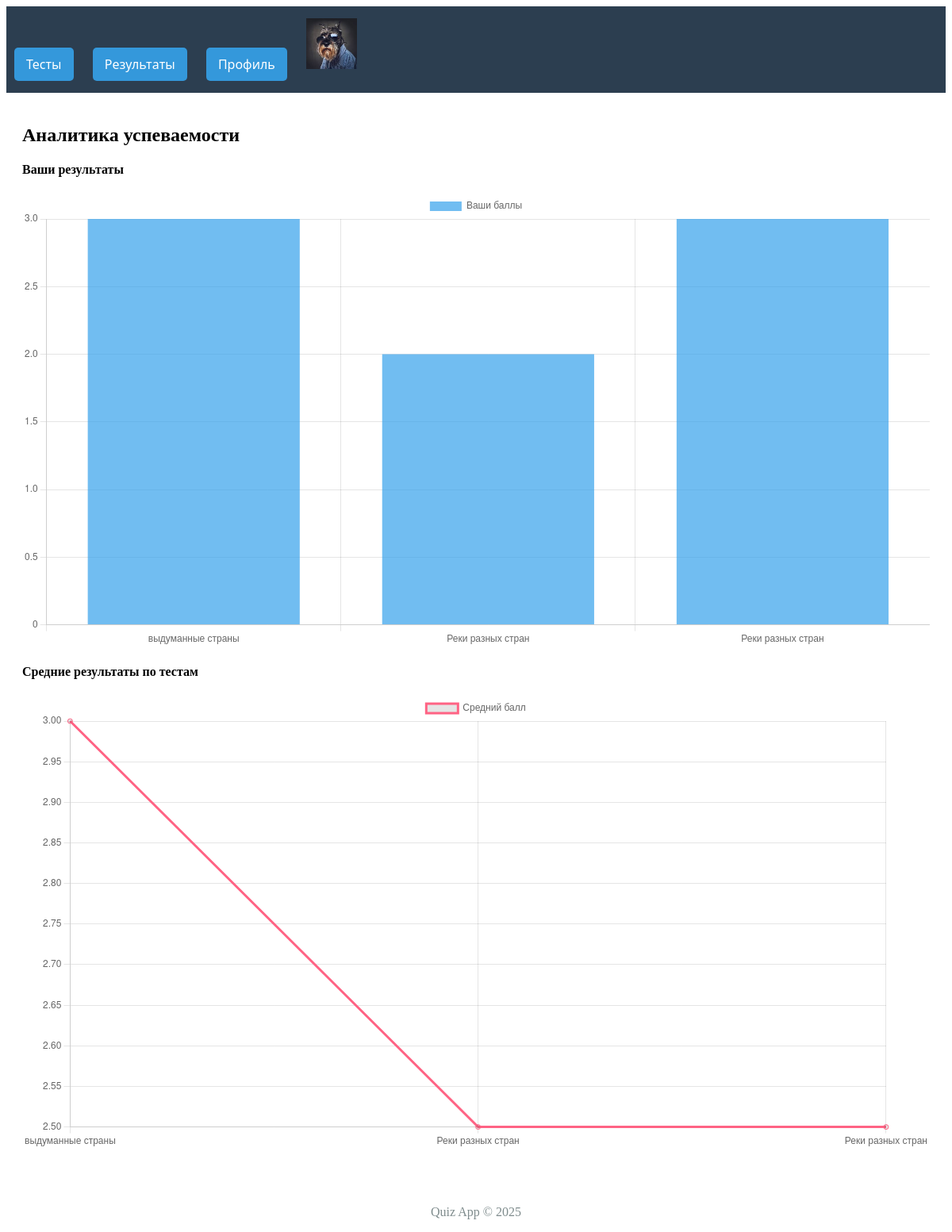
The page /analytics/ (signed in) on the database as committed earlier.
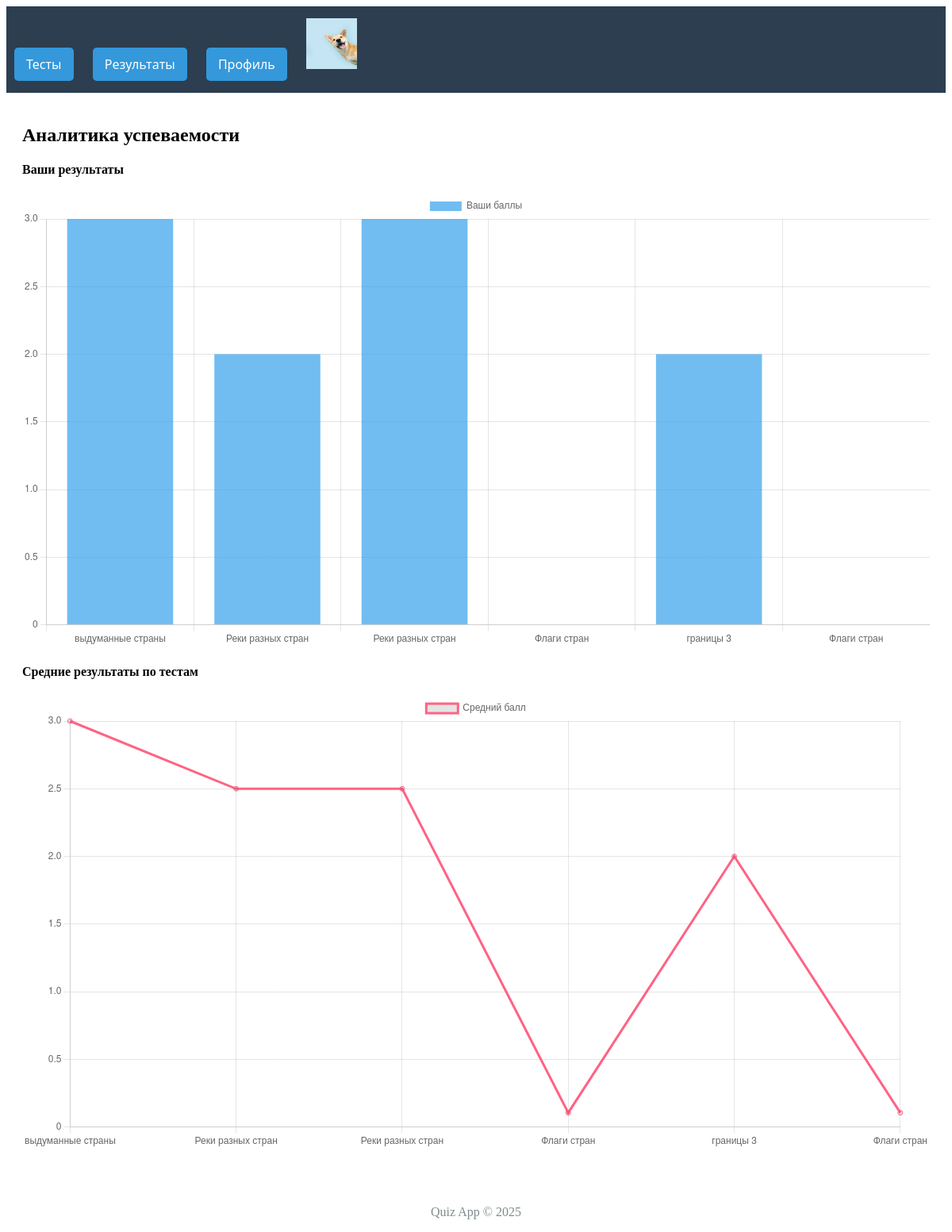
The same page on the database as committed later.
### users/models.py (models this page shows)
class User(AbstractUser):
    is_student = models.BooleanField(default=False)
    is_teacher = models.BooleanField(default=False)
    avatar = models.ImageField(upload_to='avatars/', blank=True)

### analytics/views.py (the view)
# urls.py: path('', views.analytics_dashboard, name='analytics_dashboard'),
@login_required
def analytics_dashboard(request):
    user_results = QuizResult.objects.filter(student=request.user)
    quiz_titles = [result.quiz.title for result in user_results]
    user_scores = [result.score for result in user_results]
    avg_scores = []
    for quiz_title in quiz_titles:
        avg = QuizResult.objects.filter(quiz__title=quiz_title).aggregate(Avg('score'))['score__avg']
        avg_scores.append(avg or 0)
    context = {
        'quiz_titles': json.dumps(quiz_titles),
        'user_scores': json.dumps(user_scores),
        'avg_scores': json.dumps(avg_scores),
    }
    return render(request, 'analytics/dashboard.html', context)

### quiz_project/templates/analytics/dashboard.html (shortened to what this page needs)
{% extends 'base.html' %}
{% block content %}
<div class="container mt-4">
    <h2>Аналитика успеваемости</h2>
    <div class="row">
        <div class="col-md-6">
            <h4>Ваши результаты</h4>
            <canvas id="myChart" width="400" height="200"></canvas>
        </div>
        <div class="col-md-6">
            <h4>Средние результаты по тестам</h4>
            <canvas id="avgChart" width="400" height="200"></canvas>
        </div>
    </div>
</div>
<script>
    // graph of results
    const ctx = document.getElementById('myChart').getContext('2d');
    new Chart(ctx, {
        type: 'bar',
        data: {
            labels: {{ quiz_titles|safe }},
            datasets: [{
                label: 'Ваши баллы',
                data: {{ user_scores|safe }},
                backgroundColor: 'rgba(54, 162, 235, 0.7)',
            }]
        }
    });
    // graph of mediate results
    const avgCtx = document.getElementById('avgChart').getContext('2d');
    new Chart(avgCtx, {
        type: 'line',
        data: {
            labels: {{ quiz_titles|safe }},
            datasets: [{
                label: 'Средний балл',
                data: {{ avg_scores|safe }},
                borderColor: 'rgba(255, 99, 132, 1)',
                fill: false
            }]
        }
    });
</script>
{% endblock %}

### quiz_project/templates/base.html (shortened to what this page needs)
<!DOCTYPE html>
<html lang="ru">
<head>
</head>
<head>
</head>
<body>
    <header>
        <nav>
            <div>
                <a><span>Тесты</span></a>
            </div>
            <div>
                <a><span>Результаты</span></a>
            </div>
            <div>
                <a><span>Профиль</span></a>
            </div>
            <div>
                {% if user.avatar %}
                            <img src="{{ user.avatar.url }}"
                            alt="Аватар"
                            width="64"
                            height="64"
                            class="rounded-circle me-2">
                        {% endif %}
            </div>
        </nav>
    </header>
    <div class="content">
        {% block content %}{% endblock %}
    </div>
    <footer style="text-align: center; margin-top: 50px; color: #7f8c8d;">
        <p>Quiz App © {% now "Y" %}</p>
    </footer>
</body>
</html>

Rows that differ between the two databases and show on the page:
changed User: avatar: a different picture
Other text that changed with them:
chart data {{ user_scores|safe }}: [3, 2, 3] → [3, 2, 3, 0, 2, 0]
chart data {{ avg_scores|safe }}: [3.0, 2.5, 2.5] → [3.0, 2.5, 2.5, 0.10526315789473684, 2.0, 0.10526315789473684]
